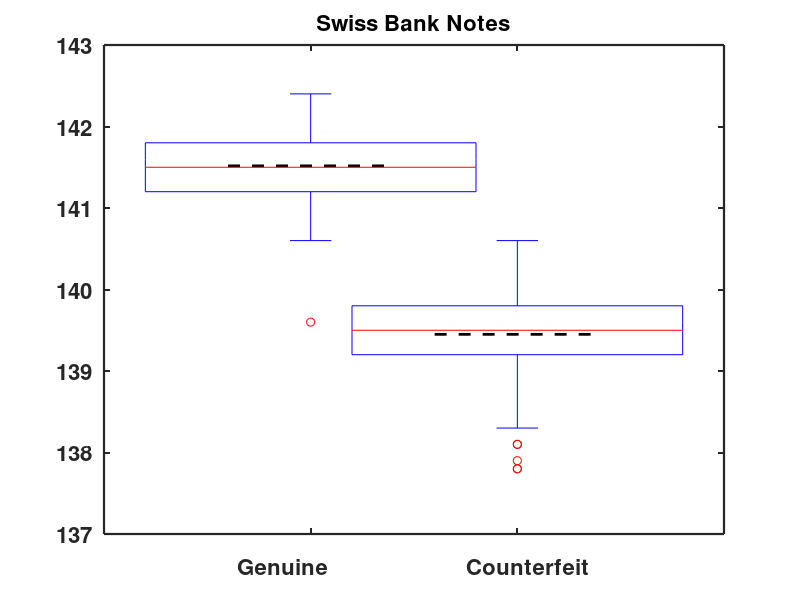

The MATLAB script that drew this image:
clear all                     % clear variables
close all                     % close windows
clc                           % blank page

load bank2.dat                % load data

mu1 = mean(bank2(1:100,6));   % compute means for each group
mu2 = mean(bank2(101:200,6));

hold on                       % start plot by putting lines for mean
line([0.6 1.4],[mu1 mu1],'Color','k','LineStyle','--','LineWidth',2) % mean Genuine
line([1.6 2.4],[mu2 mu2],'Color','k','LineStyle','--','LineWidth',2) % mean Counterfeit
boxplot([bank2(1:100,6) bank2(101:200,6)],'Symbol','o','widths',0.8) % add boxplot
set(gca,'XTickLabel',{''},'FontSize',16,'FontWeight','Bold')         % clear x-axis ticks
title('Swiss Bank Notes','FontSize',16,'FontWeight','Bold')          % set title
xlabel(['Genuine                       Counterfeit'],'FontSize',16,'FontWeight','Bold')
box on
set(gca,'LineWidth',1.6,'FontSize',16,'FontWeight','Bold')           % set frame
hold off

% to save plot please uncomment following lines 
% print -painters -dpng -r600 SMSboxbank6.png
% print -painters -dpdf -r600 SMSboxbank6.pdf